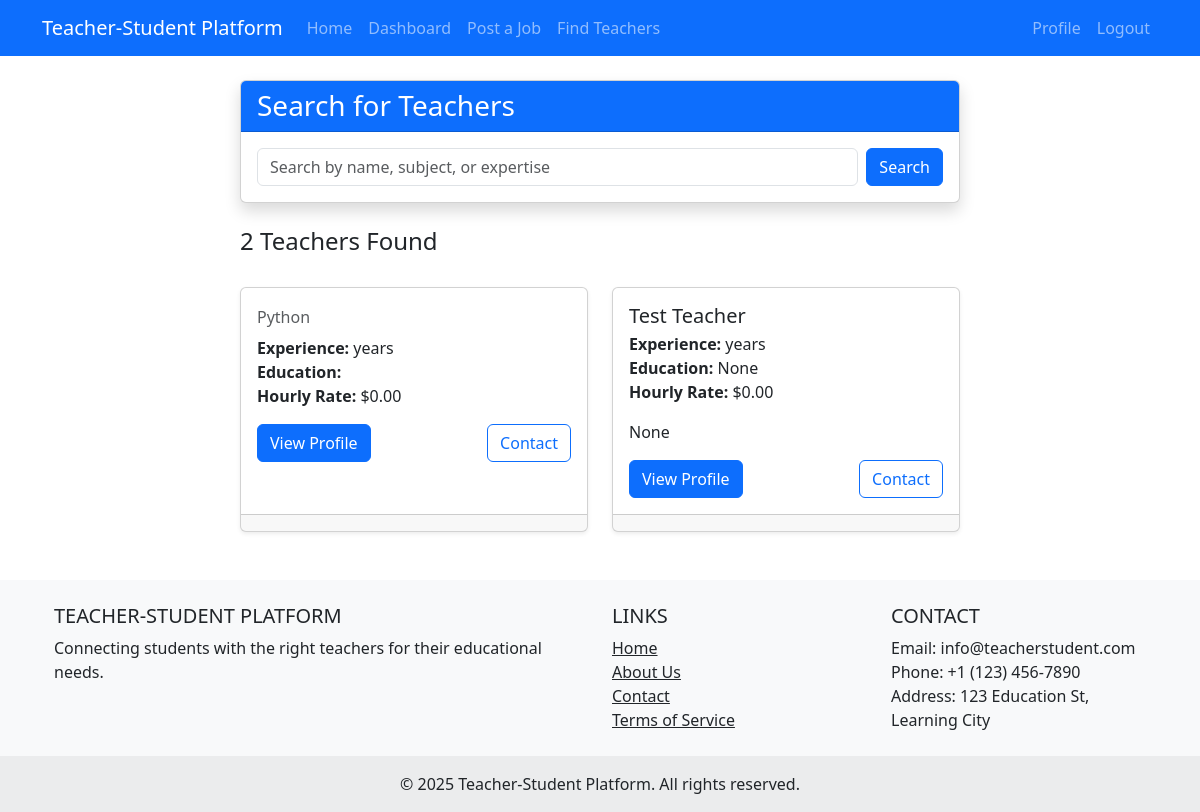
The app's page /student/teacher-search/ (signed in) with its own data.
### teacher/models.py (models this page shows, shortened)
class TeacherProfile(models.Model):
    user = models.OneToOneField(settings.AUTH_USER_MODEL, on_delete=models.CASCADE, related_name='teacher_profile')
    bio = models.TextField(blank=True, null=True)
    expertise = models.CharField(max_length=255)
    experience_years = models.PositiveIntegerField(default=0)
    hourly_rate = models.DecimalField(max_digits=10, decimal_places=2, default=0)
    education = models.TextField(blank=True, null=True)
    coins = models.PositiveIntegerField(default=0)
    similarity_score = models.FloatField(default=0)  # Used for job matching

### accounts/models.py (models this page shows, shortened)
class User(AbstractUser):
    USER_TYPE_CHOICES = (
        ('admin', 'Admin'),
        ('teacher', 'Teacher'),
        ('student', 'Student/Guardian'),
    )
    user_type = models.CharField(max_length=10, choices=USER_TYPE_CHOICES, default='student')
    phone_number = models.CharField(max_length=15, blank=True, null=True)
    address = models.TextField(blank=True, null=True)
    profile_picture = models.ImageField(upload_to='profile_pictures/', blank=True, null=True)
    is_blocked = models.BooleanField(default=False)
    @property
    def is_student(self):
        return self.user_type == 'student'

### student/views.py (the view, shortened to what this page needs)
# urls.py: path('teacher-search/', views.teacher_search, name='teacher_search'),
@login_required
@student_required
def teacher_search(request):
    query = request.GET.get('q', '')
    teachers = TeacherProfile.objects.filter(user__is_active=True, user__is_blocked=False)
    context = {
        'teachers': teachers,
        'query': query,
    }
    return render(request, 'student/teacher_search.html', context)

### templates/student/teacher_search.html (shortened to what this page needs)
{% extends 'base.html' %}
{% block content %}
<div class="container mt-4">
    <div class="row mb-4">
        <div class="col-md-8 offset-md-2">
            <div class="card shadow">
                <div class="card-header bg-primary text-white">
                    <h3 class="mb-0">Search for Teachers</h3>
                </div>
                <div class="card-body">
                    <form method="get" class="d-flex">
                        <input type="text" name="q" class="form-control me-2" placeholder="Search by name, subject, or expertise" value="{{ query }}">
                        <button type="submit" class="btn btn-primary">Search</button>
                    </form>
                </div>
            </div>
        </div>
    </div>
    <div class="row">
        <div class="col-md-8 offset-md-2">
            {% if teachers %}
                <h4>{{ teachers.count }} Teacher{{ teachers.count|pluralize }} Found</h4>
                <div class="row row-cols-1 row-cols-md-2 g-4 mt-2">
                    {% for teacher in teachers %}
                        <div class="col">
                            <div class="card h-100 shadow-sm">
                                <div class="card-body">
                                    <h5 class="card-title">{{ teacher.user.get_full_name }}</h5>
                                    <h6 class="card-subtitle mb-2 text-muted">{{ teacher.expertise }}</h6>
                                    <p class="card-text">
                                        <strong>Experience:</strong> {{ teacher.years_of_experience }} years<br>
                                        <strong>Education:</strong> {{ teacher.education }}<br>
                                        <strong>Hourly Rate:</strong> ${{ teacher.hourly_rate }}
                                    </p>
                                    <p class="card-text">{{ teacher.bio|truncatewords:20 }}</p>
                                    <div class="d-flex justify-content-between">
                                        <a href="{% url 'student:teacher_detail' teacher.pk %}" class="btn btn-primary">View Profile</a>
                                        <a href="{% url 'student:contact_teacher' teacher.pk %}" class="btn btn-outline-primary">Contact</a>
                                    </div>
                                </div>
                                <div class="card-footer text-muted">
                                </div>
                            </div>
                        </div>
                    {% endfor %}
                </div>
            {% endif %}
        </div>
    </div>
</div>
{% endblock %}

### records on screen
TeacherProfile: expertise "Python", hourly_rate "0.00"
TeacherProfile: user.get_full_name "Test Teacher", education "None", hourly_rate "0.00", bio "None"

### other values on screen
{{ teachers.count }} "2"
